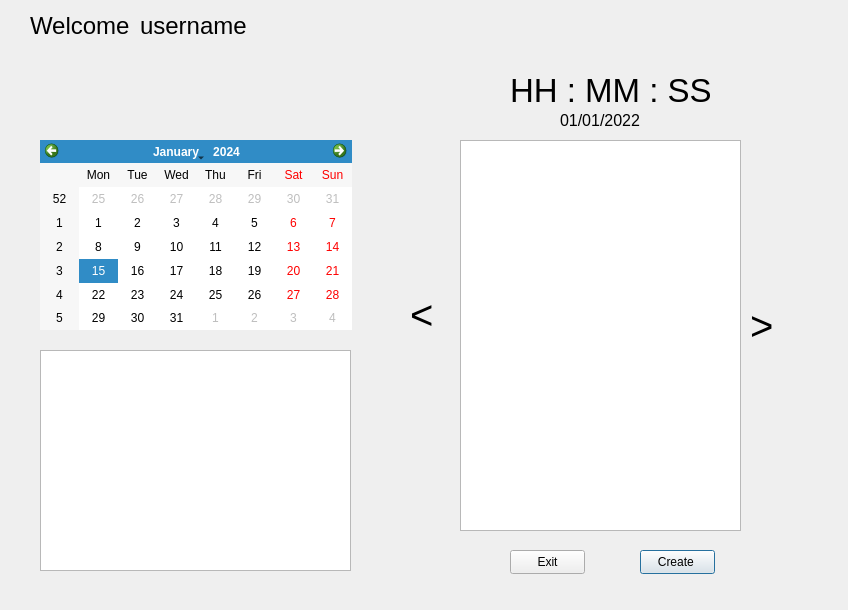
<?xml version="1.0" encoding="UTF-8"?>
<ui version="4.0">
 <class>Memo</class>
 <widget class="QDialog" name="Memo">
  <property name="geometry">
   <rect>
    <x>0</x>
    <y>0</y>
    <width>848</width>
    <height>610</height>
   </rect>
  </property>
  <property name="windowTitle">
   <string>Dialog</string>
  </property>
  <widget class="QLabel" name="label">
   <property name="geometry">
    <rect>
     <x>30</x>
     <y>0</y>
     <width>121</width>
     <height>51</height>
    </rect>
   </property>
   <property name="font">
    <font>
     <pointsize>18</pointsize>
    </font>
   </property>
   <property name="text">
    <string>Welcome</string>
   </property>
  </widget>
  <widget class="QPushButton" name="createButton">
   <property name="geometry">
    <rect>
     <x>640</x>
     <y>550</y>
     <width>75</width>
     <height>24</height>
    </rect>
   </property>
   <property name="text">
    <string>Create </string>
   </property>
  </widget>
  <widget class="QLabel" name="username">
   <property name="geometry">
    <rect>
     <x>140</x>
     <y>10</y>
     <width>111</width>
     <height>31</height>
    </rect>
   </property>
   <property name="font">
    <font>
     <pointsize>18</pointsize>
    </font>
   </property>
   <property name="text">
    <string>username</string>
   </property>
  </widget>
  <widget class="QListView" name="listView">
   <property name="geometry">
    <rect>
     <x>460</x>
     <y>140</y>
     <width>281</width>
     <height>391</height>
    </rect>
   </property>
  </widget>
  <widget class="QPushButton" name="exitButton">
   <property name="geometry">
    <rect>
     <x>510</x>
     <y>550</y>
     <width>75</width>
     <height>24</height>
    </rect>
   </property>
   <property name="text">
    <string>Exit</string>
   </property>
  </widget>
  <widget class="QLabel" name="label_2">
   <property name="geometry">
    <rect>
     <x>560</x>
     <y>110</y>
     <width>111</width>
     <height>20</height>
    </rect>
   </property>
   <property name="font">
    <font>
     <pointsize>12</pointsize>
    </font>
   </property>
   <property name="text">
    <string>01/01/2022</string>
   </property>
  </widget>
  <widget class="QLabel" name="label_3">
   <property name="geometry">
    <rect>
     <x>750</x>
     <y>300</y>
     <width>31</width>
     <height>51</height>
    </rect>
   </property>
   <property name="font">
    <font>
     <pointsize>30</pointsize>
    </font>
   </property>
   <property name="text">
    <string>&gt;</string>
   </property>
  </widget>
  <widget class="QLabel" name="label_4">
   <property name="geometry">
    <rect>
     <x>410</x>
     <y>290</y>
     <width>31</width>
     <height>51</height>
    </rect>
   </property>
   <property name="font">
    <font>
     <pointsize>30</pointsize>
    </font>
   </property>
   <property name="text">
    <string>&lt;</string>
   </property>
  </widget>
  <widget class="QLabel" name="clock">
   <property name="geometry">
    <rect>
     <x>510</x>
     <y>70</y>
     <width>201</width>
     <height>41</height>
    </rect>
   </property>
   <property name="font">
    <font>
     <pointsize>25</pointsize>
    </font>
   </property>
   <property name="text">
    <string>HH : MM : SS</string>
   </property>
  </widget>
  <widget class="QCalendarWidget" name="calendarWidget">
   <property name="geometry">
    <rect>
     <x>40</x>
     <y>140</y>
     <width>312</width>
     <height>190</height>
    </rect>
   </property>
  </widget>
  <widget class="QListView" name="listView_2">
   <property name="geometry">
    <rect>
     <x>40</x>
     <y>350</y>
     <width>311</width>
     <height>221</height>
    </rect>
   </property>
  </widget>
 </widget>
 <resources/>
 <connections/>
</ui>
